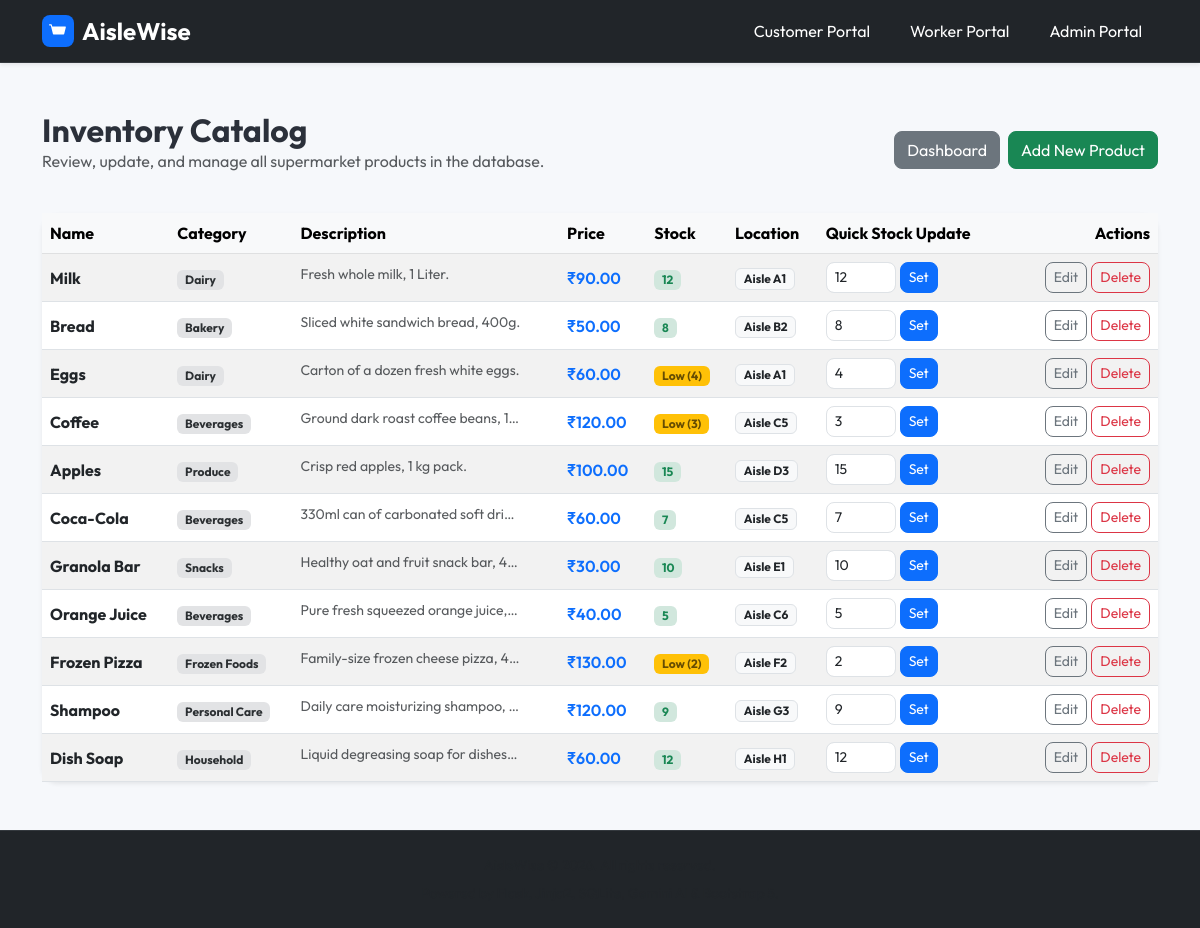
Screenshot of /admin/inventory (signed in) with the database file from the repository.
### tables this page shows
CREATE TABLE products (
            id INTEGER PRIMARY KEY AUTOINCREMENT,
            name TEXT NOT NULL,
            category TEXT NOT NULL,
            price REAL NOT NULL,
            stock INTEGER NOT NULL,
            aisle TEXT NOT NULL,
            description TEXT
        );

### routes/admin.py (the view)
@router.api_route("/inventory", methods=["GET", "POST"], name="admin.inventory")
@admin_login_required
async def inventory(request: Request):
    if request.method == "POST":
        form_data = await request.form()
        product_id = form_data.get("product_id")
        stock = form_data.get("stock")
        if product_id and stock is not None:
            try:
                stock_value = int(stock)
                if stock_value < 0:
                    flash(request, "Stock level cannot be negative.")
                else:
                    db = get_db()
                    db.execute(
                        "UPDATE products SET stock = ? WHERE id = ?",
                        (stock_value, product_id)
                    )
                    db.commit()
                    flash(request, "Stock updated successfully.")
            except ValueError:
                flash(request, "Stock must be a valid number.")
        raise RedirectException(url=str(request.url_for("admin.inventory")))
    products = query_db("SELECT * FROM products ORDER BY id")
    templates = request.app.state.templates
    return templates.TemplateResponse(request=request, name="admin/inventory.html", context={"products": products})

### templates/admin/inventory.html (shortened to what this page needs)
{% extends "base.html" %}
{% block content %}
<div class="d-flex justify-content-between align-items-center mb-4">
  <div>
    <h2 class="fw-bold m-0">Inventory Catalog</h2>
    <p class="text-muted">Review, update, and manage all supermarket products in the database.</p>
  </div>
  <div class="d-flex gap-2">
    <a class="btn btn-secondary rounded-3" href="{{ url_for('admin.dashboard') }}">Dashboard</a>
    <a class="btn btn-success rounded-3" href="{{ url_for('admin.add_product') }}">Add New Product</a>
  </div>
</div>
<div class="card border-0 shadow-sm rounded-4">
  <div class="card-body p-0">
    <div class="table-responsive">
      <table class="table table-striped align-middle mb-0">
        <thead class="table-light">
          <tr>
            <th>Name</th>
            <th>Category</th>
            <th>Description</th>
            <th>Price</th>
            <th>Stock</th>
            <th>Location</th>
            <th style="min-width: 180px;">Quick Stock Update</th>
            <th class="text-end">Actions</th>
          </tr>
        </thead>
        <tbody>
          {% for product in products %}
            <tr>
              <td><div class="fw-bold text-dark">{{ product['name'] }}</div></td>
              <td><span class="badge bg-secondary-subtle text-secondary-emphasis">{{ product['category'] }}</span></td>
              <td><small class="text-muted text-truncate d-inline-block" style="max-width: 220px;" title="{{ product['description'] }}">{{ product['description'] or '-' }}</small></td>
              <td class="fw-semibold text-primary">₹{{ '%.2f' | format(product['price']) }}</td>
              <td>
                {% if product['stock'] == 0 %}
                  <span class="badge bg-danger">Out of Stock (0)</span>
                {% elif product['stock'] < 5 %}
                  <span class="badge bg-warning text-warning-emphasis">Low ({{ product['stock'] }})</span>
                {% else %}
                  <span class="badge bg-success-subtle text-success">{{ product['stock'] }}</span>
                {% endif %}
              </td>
              <td><span class="badge bg-light text-dark border">Aisle {{ product['aisle'] }}</span></td>
              <td>
                <form method="post" class="d-flex gap-1 align-items-center">
                  <input type="number" name="stock" min="0" class="form-control form-control-sm rounded-3 py-1" value="{{ product['stock'] }}" style="width: 70px;">
                  <button type="submit" class="btn btn-primary btn-sm rounded-3 px-2 py-1">Set</button>
                </form>
              </td>
              <td class="text-end">
                <div class="d-flex gap-1 justify-content-end">
                  <a href="{{ url_for('admin.edit_product', product_id=product['id']) }}" class="btn btn-sm btn-outline-secondary rounded-3">
                    Edit
                  </a>
                  <form method="post" action="{{ url_for('admin.delete_product', product_id=product['id']) }}" onsubmit="return confirm('Are you sure you want to delete this product from the inventory?');" class="d-inline">
                    <button type="submit" class="btn btn-sm btn-outline-danger rounded-3">
                      Delete
                    </button>
                  </form>
                </div>
              </td>
            </tr>
          {% endfor %}
        </tbody>
      </table>
    </div>
  </div>
</div>
{% endblock %}

### static/css/styles.css (style rules this page uses)
body { font-family: 'Outfit', -apple-system, BlinkMacSystemFont, "Segoe UI", Roboto, sans-serif; background-color: #f6f8fb; color: #2b303a; min-height: 100vh; display: flex; flex-direction: column; }
.card { transition: transform 0.25s cubic-bezier(0.165, 0.84, 0.44, 1), box-shadow 0.25s ease-in-out; border: 1px solid rgba(0, 0, 0, 0.05); }

### rows the page displays
products: name "Milk", category "Dairy", description "Fresh whole milk, 1 Liter.", price "90.00", stock "12", aisle "A1"
products: name "Bread", category "Bakery", description "Sliced white sandwich bread, 400g.", price "50.00", stock "8", aisle "B2"
products: name "Eggs", category "Dairy", description "Carton of a dozen fresh white eggs.", price "60.00", stock "4", aisle "A1"
products: name "Coffee", category "Beverages", description "Ground dark roast coffee beans, 1…", price "120.00", stock "3", aisle "C5"
products: name "Apples", category "Produce", description "Crisp red apples, 1 kg pack.", price "100.00", stock "15", aisle "D3"
products: name "Coca-Cola", category "Beverages", description "330ml can of carbonated soft dri…", price "60.00", stock "7", aisle "C5"
products: name "Granola Bar", category "Snacks", description "Healthy oat and fruit snack bar, 4…", price "30.00", stock "10", aisle "E1"
products: name "Orange Juice", category "Beverages", description "Pure fresh squeezed orange juice,…", price "40.00", stock "5", aisle "C6"
products: name "Frozen Pizza", category "Frozen Foods", description "Family-size frozen cheese pizza, 4…", price "130.00", stock "2", aisle "F2"
products: name "Shampoo", category "Personal Care", description "Daily care moisturizing shampoo,…", price "120.00", stock "9", aisle "G3"
products: name "Dish Soap", category "Household", description "Liquid degreasing soap for dishes…", price "60.00", stock "12", aisle "H1"
